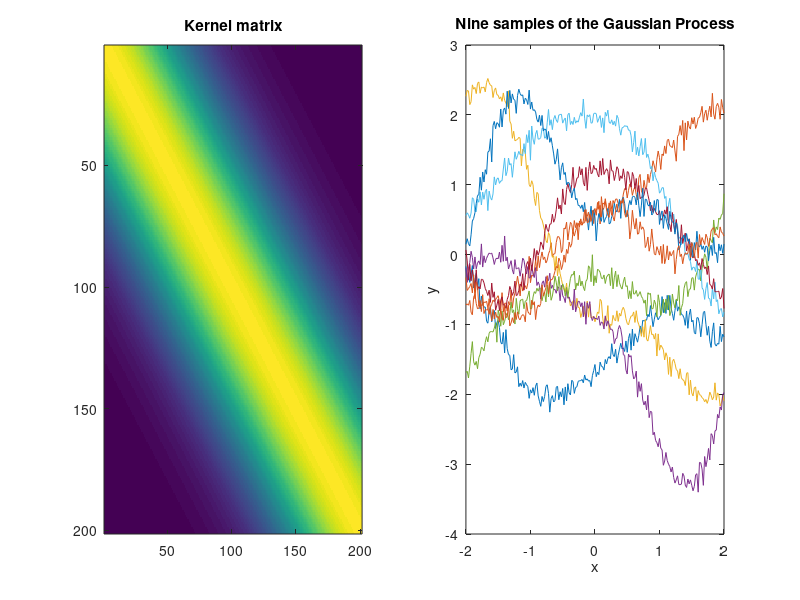

Write the MATLAB code that produced this figure.
% Gauss Process samples

% Build a kernel matrix
sigmaf=1.2; 
gammaf=0.9; qf=2*(gammaf^2);
sigman=0.1;
x=-2:0.02:2; L=length(x);
K=zeros(L,L);

for i=1:L,
    for j=i:L,
        nse=(sigman^2)*(x(i)==x(j)); %noise term
        K(i,j)=((sigmaf^2)*exp(-((x(i)-x(j))^2)/qf))+nse;
        K(j,i)=K(i,j);
    end;
end;

% prepare for sampling
[V,D]= eig(K);
A=V*sqrt(D);

% take 9 samples
rv=zeros(L,9);
for nn=1:9, 
  rv(:,nn)=A*randn(L,1);
end;  

figure(1)
subplot(1,2,1)
imagesc(K);
title('Kernel matrix');
subplot(1,2,2)
plot(x,rv);
title('Nine samples of the Gaussian Process');
xlabel('x'); ylabel('y');
 
